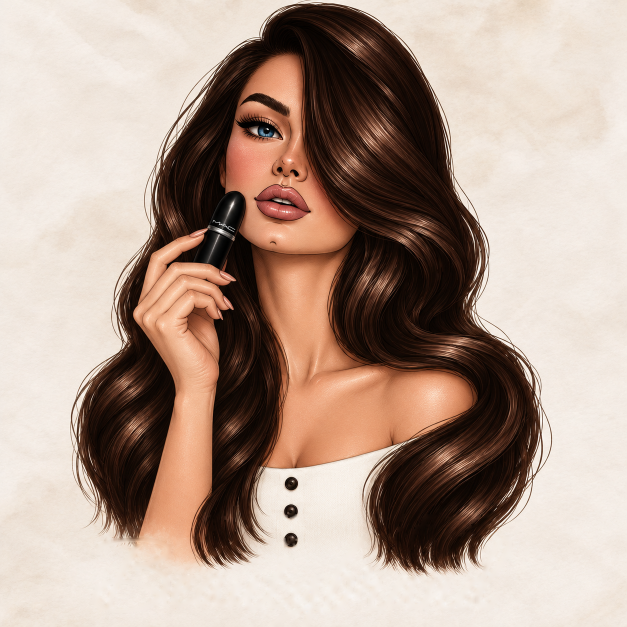
#> input picture brand/girl-glam.png, 1254 x 1254 px, found by its file name (shown at 1/2 size)
$ python make_logos.py
#> lines starting #> are read from the running program, lines starting #| are printed output that depends on the picture; after the words box and inside, x2 and y2 are one past the last pixel; in counts of white or black regions, pixels touching at a corner belong together
"""
Собирает все версии логотипа из исходников в brand/.

  python brand/tools/make_logos.py      (запускать из корня проекта)

1. Берёт brand/girl-*.png без надписи (их делает brand/tools/cutout.py — запускать первым)
2. Делает PNG с прозрачным фоном, тенью и объёмной кромкой -> brand/png/
3. Кладёт веб-версии для сайта и видео -> shop/public/brand/
4. Обновляет превью для соцсетей -> shop/src/app/opengraph-image.jpg
"""
from PIL import Image, ImageChops, ImageDraw, ImageFilter

SOURCES = {
    "glam": "brand/Гламурный бьюти-портрет с футляром MAC.png",
    "classic": "brand/Гламурный портрет с ярким синим глазом.png",
    "34": "brand/Портрет женщины с тюбиком MAC.png",
}
CARD, R, PAD = 1200, 96, 150
SHADOW = (42, 26, 21)


def no_text(key: str) -> Image.Image:
    # полный кадр без надписи — делает brand/tools/cutout.py (надпись стёрта, волосы не обрезаны)
    return Image.open(f"brand/girl-{key}.png").convert("RGB").resize((CARD, CARD), Image.LANCZOS)


def rounded_mask(size, r, scale=4):
#> called with size = 1200, r = 96, scale = 4
    big = Image.new("L", (size * scale, size * scale), 0)
#> big: PIL image 4800x4800 L; every value is 0
    ImageDraw.Draw(big).rounded_rectangle((0, 0, size * scale - 1, size * scale - 1), r * scale, fill=255)
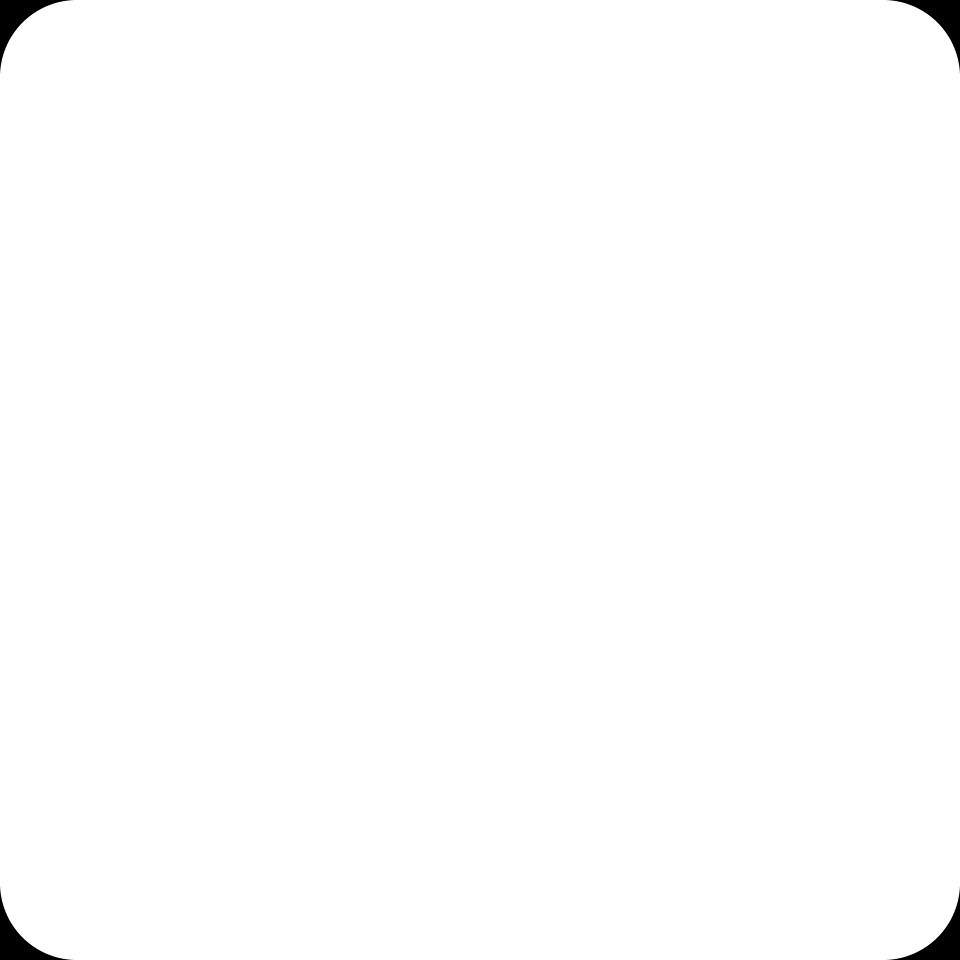
#> big: PIL image 4800x4800 L (shown at 1/5 size); 99.4% white; 4 black regions, box (x1, y1, x2, y2) and area: (0, 0, 365, 365) 31761, (4435, 0, 4800, 365) 31761, (0, 4435, 365, 4800) 31761, (4435, 4435, 4800, 4800) 31761
    return big.resize((size, size), Image.LANCZOS)


def vgrad(h, top, bottom):
    g = Image.new("L", (1, h))
    for y in range(h):
        g.putpixel((0, y), int(top + (bottom - top) * y / (h - 1)))
    return g.resize((CARD, h))


MASK = rounded_mask(CARD, R)
W = CARD + PAD * 2


def shadow_layer(alpha, blur, dy, spread=0):
    m = Image.new("L", (W, W), 0)
    m.paste(MASK.resize((CARD + spread * 2, CARD + spread * 2), Image.LANCZOS), (PAD - spread, PAD - spread + dy))
    m = m.filter(ImageFilter.GaussianBlur(blur)).point(lambda v: int(v * alpha))
    layer = Image.new("RGBA", (W, W), SHADOW + (0,))
    layer.putalpha(m)
    return layer


def card_3d(art_rgb: Image.Image) -> Image.Image:
    art = art_rgb.convert("RGBA")
    light = Image.new("RGBA", (CARD, CARD), (255, 255, 255, 0))
    light.putalpha(vgrad(CARD, 34, 0))
    dark = Image.new("RGBA", (CARD, CARD), SHADOW + (0,))
    dark.putalpha(vgrad(CARD, 0, 26))
    art = Image.alpha_composite(Image.alpha_composite(art, light), dark)

    inner = Image.new("L", (CARD, CARD), 0)
#> inner: PIL image 1200x1200 L; every value is 0
    inner.paste(rounded_mask(CARD - 8, R - 4), (4, 4))
#> in rounded_mask (call 2), `big = Image.new("L", (size * scale, size * scale), 0)`: big: PIL image 4768x4768 L; every value is 0
#> in rounded_mask (call 2), `ImageDraw.Draw(big).rounded_rectangle((0, 0, size * scale - 1, size * ..`: big: PIL image 4768x4768 L; 99.5% white; 4 black regions, box (x1, y1, x2, y2) and area: (0, 0, 349, 349) 29174, (4419, 0, 4768, 349) 29174, (0, 4419, 349, 4768) 29174, (4419, 4419, 4768, 4768) 29174
    ring = ImageChops.subtract(MASK, inner)
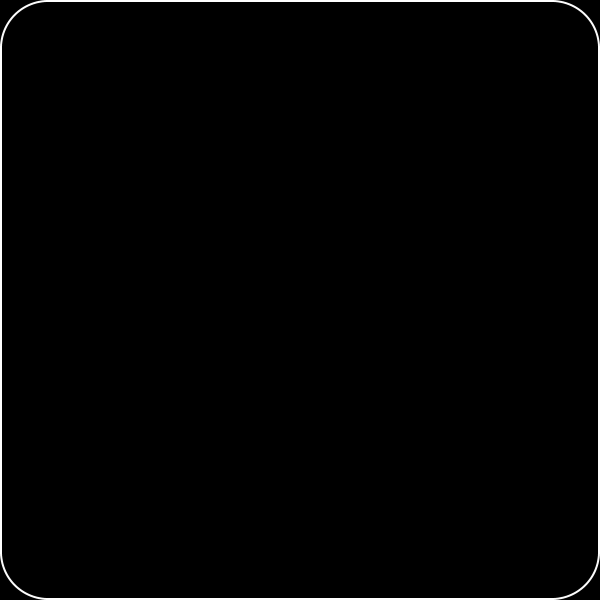
#> ring: PIL image 1200x1200 L (shown at 1/2 size); min 0, max 255, mean 3.3
    edge_l = Image.new("RGBA", (CARD, CARD), (255, 255, 255, 0))
    edge_l.putalpha(ImageChops.multiply(ring, vgrad(CARD, 200, 40)))
    edge_d = Image.new("RGBA", (CARD, CARD), SHADOW + (0,))
    edge_d.putalpha(ImageChops.multiply(ring, vgrad(CARD, 0, 70)))
    art = Image.alpha_composite(Image.alpha_composite(art, edge_l), edge_d)
    art.putalpha(ImageChops.multiply(art.getchannel("A"), MASK))

    canvas = Image.new("RGBA", (W, W), (0, 0, 0, 0))
#> canvas: PIL image 1500x1500 RGBA; every value is 0
    canvas = Image.alpha_composite(canvas, shadow_layer(0.38, 46, 46, spread=-18))
#> in shadow_layer, `m = Image.new("L", (W, W), 0)`: m: PIL image 1500x1500 L; every value is 0
#> in shadow_layer, `layer.putalpha(m)`:
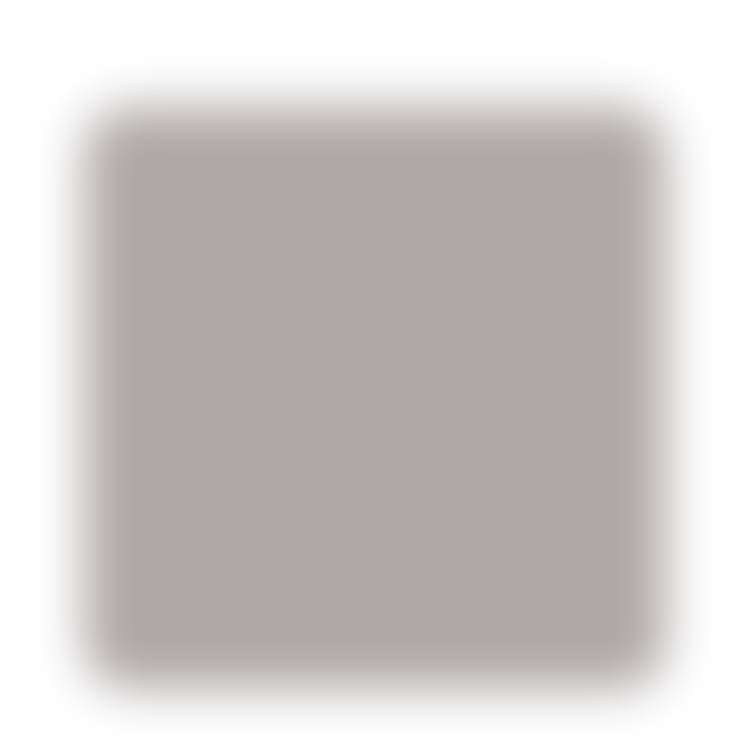
#> layer: PIL image 1500x1500 RGBA (shown at 1/2 size); mean R, G, B, A 42, 26, 21, 57.5; transparent parts drawn white
    canvas = Image.alpha_composite(canvas, shadow_layer(0.22, 12, 10))
#> call 2 of shadow_layer, with alpha = 0.22, blur = 12, dy = 10, spread = 0
#> in shadow_layer (call 2), `m = m.filter(ImageFilter.GaussianBlur(blur)).point(lambda v: int(v * a..`:
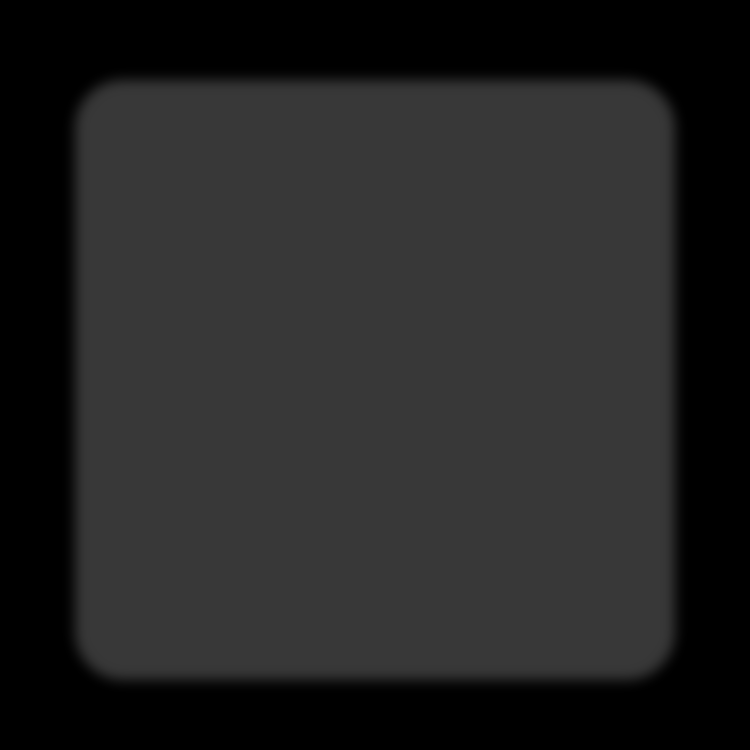
#> m: PIL image 1500x1500 L (shown at 1/2 size); min 0, max 56, mean 35.6
#> in shadow_layer (call 2), `layer.putalpha(m)`:
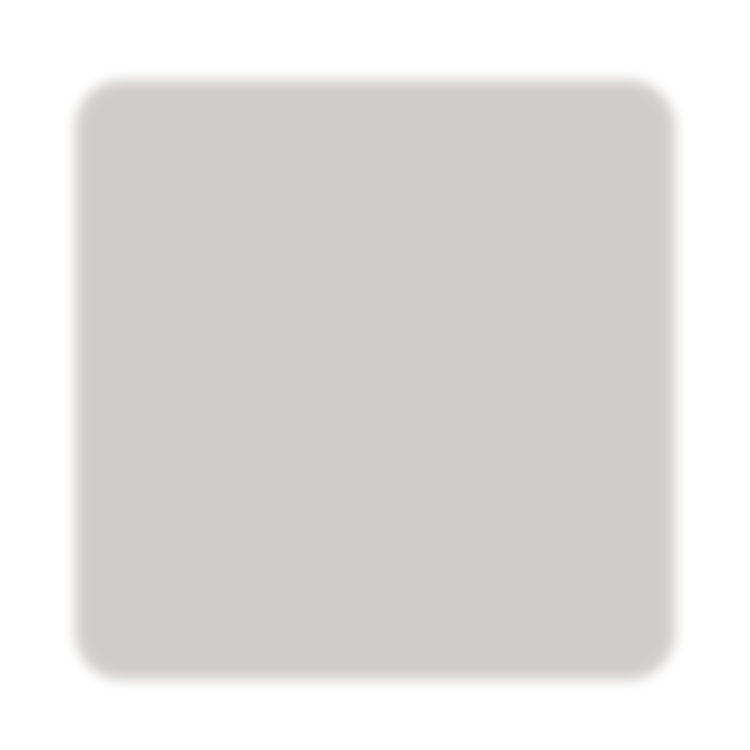
#> layer: PIL image 1500x1500 RGBA (shown at 1/2 size); mean R, G, B, A 42, 26, 21, 35.6; transparent parts drawn white
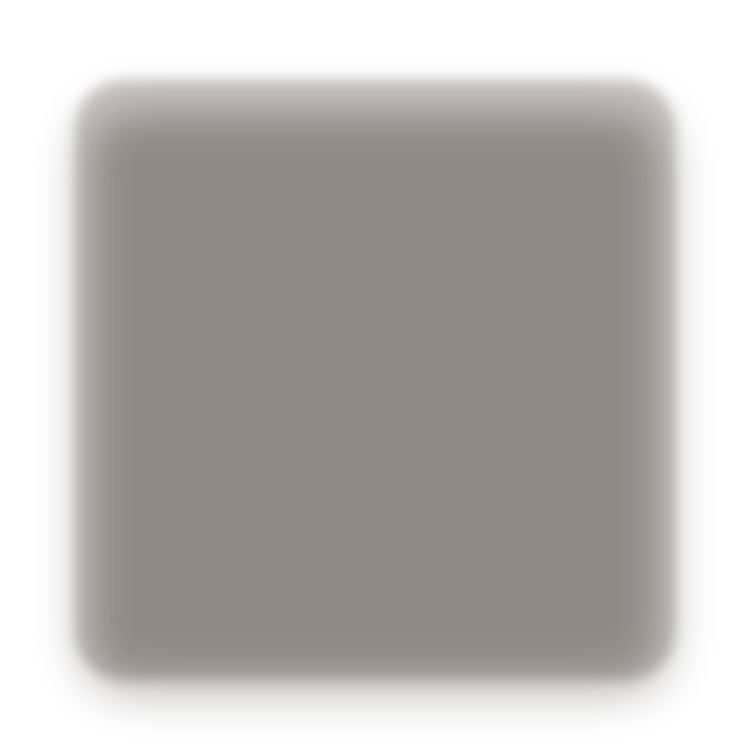
#> canvas: PIL image 1500x1500 RGBA (shown at 1/2 size); mean R, G, B, A 34.2, 21.2, 17.1, 81; transparent parts drawn white
    layer = Image.new("RGBA", (W, W), (0, 0, 0, 0))
    layer.paste(art, (PAD, PAD), art)
    return Image.alpha_composite(canvas, layer)
#> returned value: PIL image 1500x1500 RGBA


def main():
    for key in SOURCES:
        art = no_text(key)
        art.save(f"shop/public/brand/girl-{key}-1200.webp", quality=88)

        c = card_3d(art)
        c.save(f"brand/png/beautybrand-{key}-3d.png", optimize=True)
        small = c.resize((W // 2, W // 2), Image.LANCZOS)
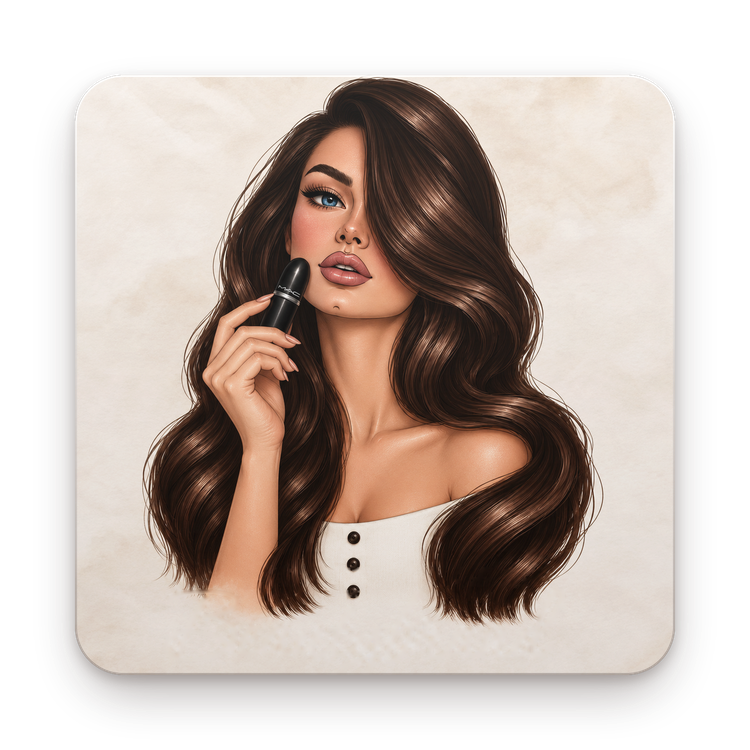
#> small: PIL image 750x750 RGBA; mean R, G, B, A 117, 102.4, 94, 165.5; transparent parts drawn white
        small.save(f"brand/png/beautybrand-{key}-3d-750.png", optimize=True)
        small.save(f"shop/public/brand/beautybrand-{key}-3d.webp", quality=88, method=6)
        print("ok", key)
#> pass 2 of the loop in main, `for key in SOURCES:`:
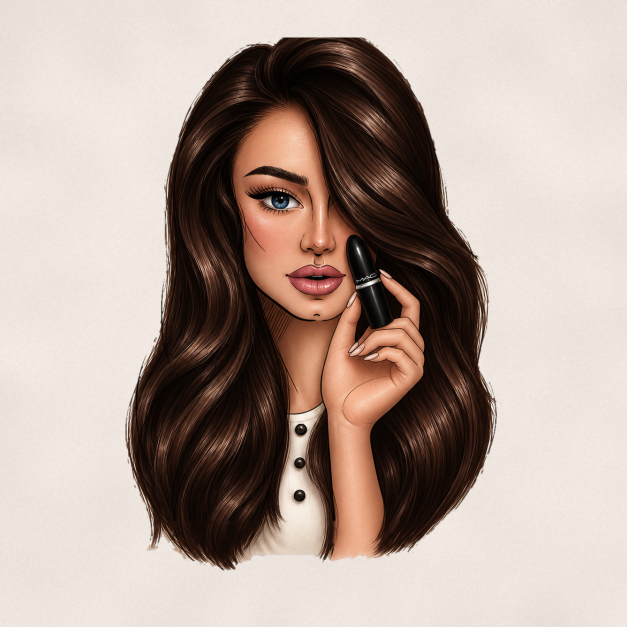
#> input picture brand/girl-classic.png, 1254 x 1254 px, found by its file name (shown at 1/2 size)
#> in card_3d (call 2), `art = Image.alpha_composite(Image.alpha_composite(art, light), dark)`:
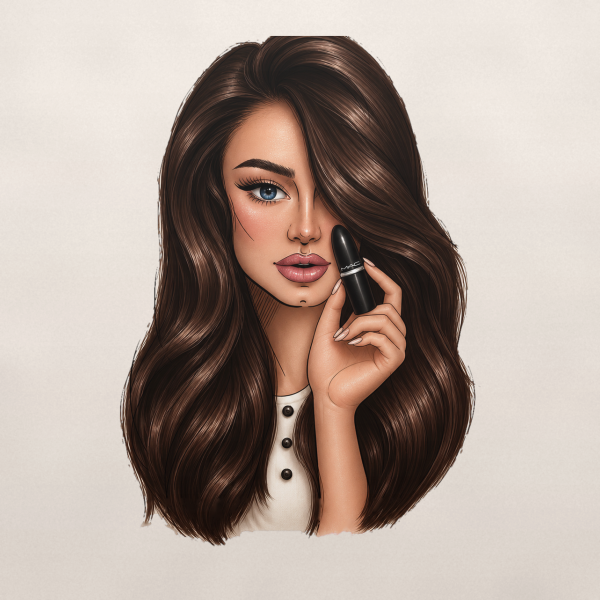
#> art: PIL image 1200x1200 RGBA (shown at 1/2 size); mean R, G, B, A 176.9, 162.1, 153.2, 255
#> in card_3d (call 2), `return Image.alpha_composite(canvas, layer)`:
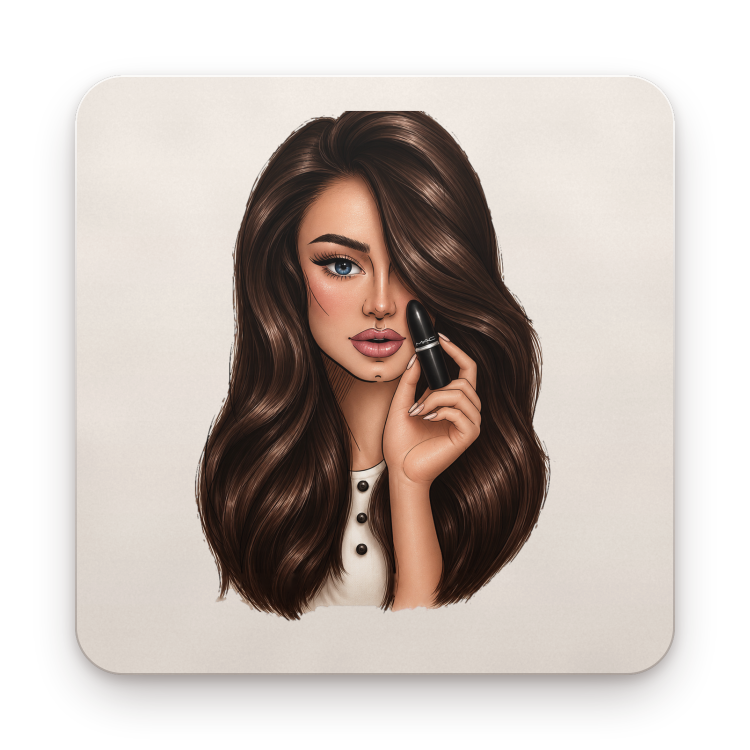
#> returned value: PIL image 1500x1500 RGBA (shown at 1/2 size); mean R, G, B, A 119.8, 107.5, 100.9, 165.6; transparent parts drawn white

    glam = Image.open("brand/girl-glam.png")
    bg = tuple(sum(glam.getpixel(p)[i] for p in [(20, 20), (1180, 20), (20, 600), (1180, 600)]) // 4 for i in range(3))
    og = Image.new("RGB", (1200, 630), bg)
    og.paste(glam.resize((630, 630), Image.LANCZOS), (570, 0))
    og.save("shop/src/app/opengraph-image.jpg", quality=88)


if __name__ == "__main__":
#> (the run stopped early here; a loop or call above may not have finished)
